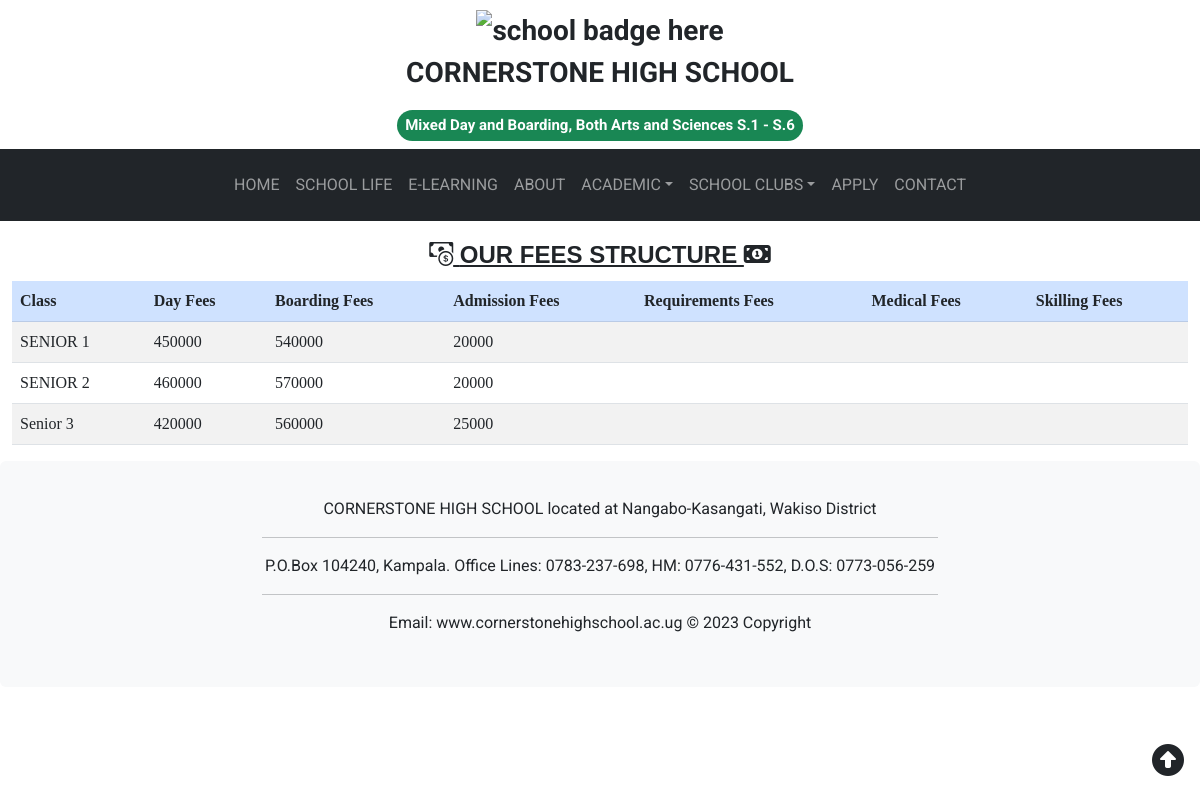
/fees.php, run on the app's committed database.
### tables this page shows
CREATE TABLE `fees` (
  `feesid` int(10) NOT NULL,
  `class` varchar(20) NOT NULL,
  `day` int(20) NOT NULL,
  `boarding` int(20) NOT NULL,
  `admission` int(20) NOT NULL,
  `date` datetime NOT NULL
);

### fees.php (the view)
<?php $page = 'fees';
include 'includes/header.php';
include 'includes/db.php';
?>
<h4 style="font-family: sans-serif;" class="text-dark text-center p-1 mt-3 fw-bold text-uppercase text-decoration-underline">
 <i class="bi bi-cash-coin"></i> Our Fees Structure <i class="fa fa-money-bill-1"></i> </h4>
<div class="container-fluid overflow-scroll">
    <table style="font-family: 'calibri';" class="table table-striped table-body table-hover table-responsive">
        <thead>
            <tr class="text-dark table-primary">
                <th scope="col">Class</th>
                <th scope="col">Day Fees</th>
                <th scope="col">Boarding Fees</th>
                <th scope="col">Admission Fees</th>
                <th scope="col">Requirements Fees</th>
                <th scope="col">Medical Fees</th>
                <th scope="col">Skilling Fees</th>
            </tr>
        </thead>
        <tbody>
            <?php
            $display_fees = "SELECT * FROM fees";
            $display_query = mysqli_query($conn, $display_fees);
            while (($result = mysqli_fetch_assoc($display_query))) {
            ?>
                <tr>
                    <td><?php echo $result['class']; ?></td>
                    <td><?php echo $result['day']; ?></td>
                    <td><?php echo $result['boarding']; ?></td>
                    <td><?php echo $result['admission']; ?></td>
                    <td><?php echo $result['requirements']; ?></td>
                    <td><?php echo $result['medical']; ?></td>
                    <td><?php echo $result['skilling']; ?></td>
                </tr>
            <?php
            }
            ?>
        </tbody>
    </table>
</div>
<?php include 'includes/footer.php';  ?>

### assets/external.css (style rules this page uses)
* { padding: 0; margin: 0; scroll-behavior: smooth; }
body { font-family: 'Roboto', sans-serif; }

### data on the page
fees: class "SENIOR 1", day "450000", boarding "540000", admission "20000"
fees: class "SENIOR 2", day "460000", boarding "570000", admission "20000"
fees: class "Senior 3", day "420000", boarding "560000", admission "25000"

### other printed values
$brandtitle "CORNERSTONE HIGH SCHOOL"
